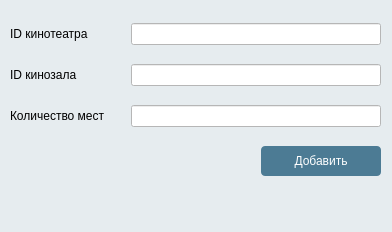
<?xml version="1.0" encoding="UTF-8"?>
<ui version="4.0">
 <class>Form</class>
 <widget class="QWidget" name="Form">
  <property name="geometry">
   <rect>
    <x>0</x>
    <y>0</y>
    <width>392</width>
    <height>232</height>
   </rect>
  </property>
  <property name="windowTitle">
   <string>Form</string>
  </property>
  <property name="windowIcon">
   <iconset>
    <normaloff>../system_image/log2.bmp</normaloff>../system_image/log2.bmp</iconset>
  </property>
  <property name="styleSheet">
   <string notr="true">QWidget{
	background-color: #E6ECEF;
}
* {
gridline-color: hsl(205, 69%, 19%)
}
QLineEdit{
	background: white;
}
QPushButton{
	background-color: hsl(201, 32%, 44%);
    border-radius: 4px;
    color: white;
}</string>
  </property>
  <widget class="QWidget" name="verticalLayoutWidget">
   <property name="geometry">
    <rect>
     <x>10</x>
     <y>10</y>
     <width>371</width>
     <height>181</height>
    </rect>
   </property>
   <layout class="QVBoxLayout" name="verticalLayout">
    <item>
     <layout class="QHBoxLayout" name="horizontalLayout">
      <item>
       <widget class="QLabel" name="label">
        <property name="text">
         <string>ID кинотеатра</string>
        </property>
       </widget>
      </item>
      <item>
       <widget class="QLineEdit" name="lineEdit">
        <property name="maximumSize">
         <size>
          <width>250</width>
          <height>16777215</height>
         </size>
        </property>
       </widget>
      </item>
     </layout>
    </item>
    <item>
     <layout class="QHBoxLayout" name="horizontalLayout_2">
      <item>
       <widget class="QLabel" name="label_2">
        <property name="text">
         <string>ID кинозала</string>
        </property>
       </widget>
      </item>
      <item>
       <widget class="QLineEdit" name="lineEdit_2">
        <property name="maximumSize">
         <size>
          <width>250</width>
          <height>16777215</height>
         </size>
        </property>
       </widget>
      </item>
     </layout>
    </item>
    <item>
     <layout class="QHBoxLayout" name="horizontalLayout_3">
      <item>
       <widget class="QLabel" name="label_3">
        <property name="text">
         <string>Количество мест</string>
        </property>
       </widget>
      </item>
      <item>
       <widget class="QLineEdit" name="lineEdit_3">
        <property name="maximumSize">
         <size>
          <width>250</width>
          <height>16777215</height>
         </size>
        </property>
       </widget>
      </item>
     </layout>
    </item>
    <item>
     <layout class="QHBoxLayout" name="horizontalLayout_4">
      <item>
       <spacer name="horizontalSpacer">
        <property name="orientation">
         <enum>Qt::Horizontal</enum>
        </property>
        <property name="sizeHint" stdset="0">
         <size>
          <width>40</width>
          <height>20</height>
         </size>
        </property>
       </spacer>
      </item>
      <item>
       <widget class="QPushButton" name="pushButton">
        <property name="minimumSize">
         <size>
          <width>120</width>
          <height>30</height>
         </size>
        </property>
        <property name="text">
         <string>Добавить</string>
        </property>
       </widget>
      </item>
     </layout>
    </item>
   </layout>
  </widget>
  <widget class="QLabel" name="label_4">
   <property name="geometry">
    <rect>
     <x>10</x>
     <y>200</y>
     <width>231</width>
     <height>21</height>
    </rect>
   </property>
   <property name="text">
    <string/>
   </property>
  </widget>
 </widget>
 <resources/>
 <connections/>
</ui>
